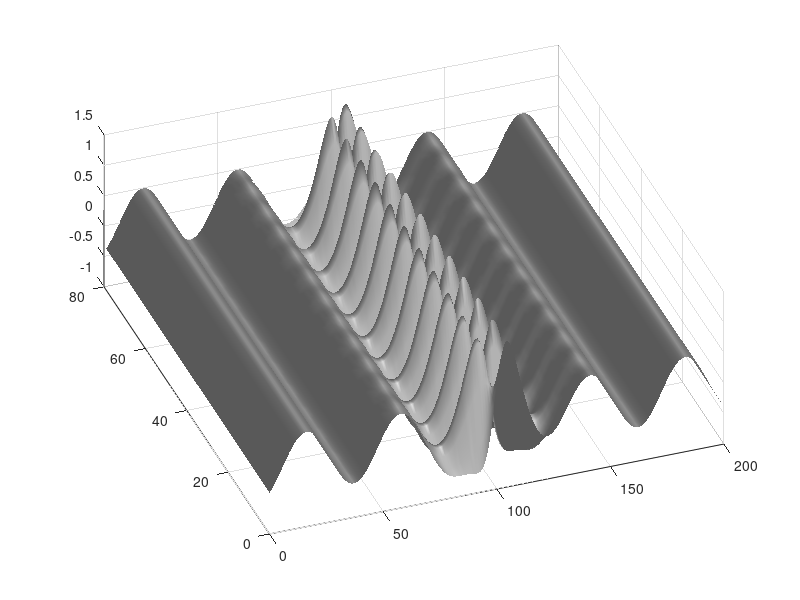

Source code (MATLAB):
%% Define time and space discretizations
n = 200;
m = 80;
x = linspace(-15,15,n);
t = linspace(0,8*pi,m); 
dt = t(2) - t(1); 
[Xgrid,T] = meshgrid(x,t);

%% Create two spatio-temporal patterns
f1 = 0.5*cos(Xgrid) .* (1+0*T);  % time-independent!
f2 = (sech(Xgrid).*tanh(Xgrid)) .* (2*exp(1j*2.8*T));

%% Combine signals and make data matrix
X = (f1 + f2)'; % Data Matrix

figure;
surfl(real(X')); 
shading interp; colormap(gray); view(-20,60);